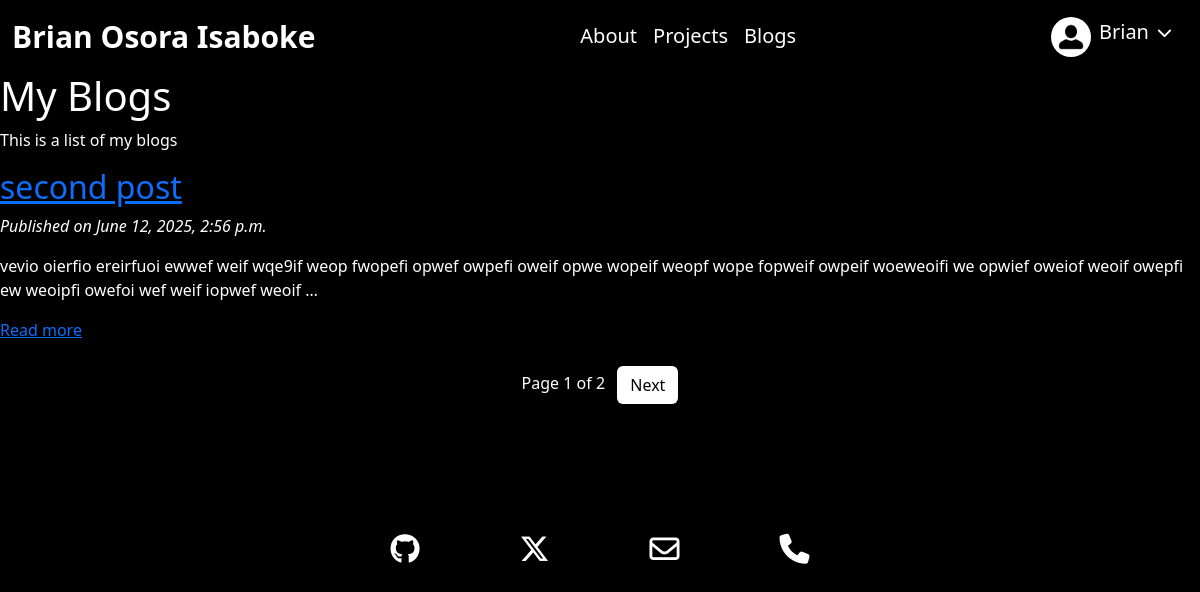
Page /blogs/ (signed in) on the committed database.
### blogs/models.py (models this page shows, shortened)
class Post(models.Model):
    class Status(models.TextChoices):
        DRAFT = 'DF', 'Draft'
        PUBLISHED = 'PB', 'Published'
    title = models.CharField(max_length=200)
    slug = models.SlugField(max_length=200, unique=True)
    author = models.ForeignKey(settings.AUTH_USER_MODEL, on_delete=models.CASCADE, related_name='blog_posts')
    content = models.TextField()
    status = models.CharField(max_length=2, choices=Status.choices, default=Status.DRAFT)
    published = models.DateTimeField(default=timezone.now)
    created_at = models.DateTimeField(auto_now_add=True)
    updated_at = models.DateTimeField(auto_now=True)
    def get_absolute_url(self):
        return reverse(
            'blogs:post_detail',
            args=[
                self.published.year,
                self.published.month,
                self.published.day,
                self.slug
            ]
        )
    class Meta:
        ordering = ['-published']
        indexes = [models.Index(fields=['-published'])]

### blogs/views.py (the view)
# urls.py: path('', views.post_list, name='post_list'),
def post_list(request):
    posts = Post.objects.filter(status=Post.Status.PUBLISHED)
    paginator = Paginator(posts, 1)
    page_number = request.GET.get('page', 1)
    try:
        posts = paginator.page(page_number)
    except PageNotAnInteger:
        posts = paginator.page(1)
    except EmptyPage:
        posts = paginator.page(paginator.num_pages)
    return render(
        request,
        'blogs/list.html',
        {'posts': posts}
    )

### blogs/templates/blogs/list.html (shortened to what this page needs)
{% extends 'base.html' %}
{% block content %}
<h1>My Blogs</h1>
<p>This is a list of my blogs</p>
{% for post in posts %}
    <h2><a href="{{post.get_absolute_url}}">{{post.title}}</a></h2>
    <em>Published on {{post.published}}</em>
    <p>{{post.content|truncatewords:30|linebreaks}}</p>
    <p><a href="{{post.get_absolute_url}}">Read more</a></p>
{% endfor %}
<div style="text-align: center;">
    {% include 'projects/includes/pagination.html' with page=posts %}
</div>
{% endblock %}

### accounts/templates/base.html (shortened to what this page needs)
{% load static %}
<!DOCTYPE html>
<html lang="en-us">
<head>
    <link href="{% static 'css/index.css' %}" rel="stylesheet" type="text/css" />
    <link href="https://cdn.jsdelivr.net/npm/bootstrap@5.3.3/dist/css/bootstrap.min.css" rel="stylesheet">
</head>
<body class="bg-black text-white">
    <nav class="navbar navbar-expand-lg">
      <div class="container-fluid">
      <strong><a href="{% url "home" %}" id="my-name" class="navbar-brand">Brian Osora Isaboke</a></strong>
      <div class="collapse navbar-collapse" id="navbarSupportedContent">
          {% if request.user.is_authenticated %}
            <ul class="navbar-nav mx-auto">
              <li class="nav-item"><a href="{% url "about:education" %}" class="nav-link text-white fs-5">About</a></li>
              <li class="nav-item"><a href="{% url "projects" %}" class="nav-link text-white fs-5">Projects</a></li>
              <li class="nav-item"><a href="{% url "blogs:post_list" %}" class="nav-link text-white fs-5">Blogs</a></li>
            </ul>
              <ul class="navbar-nav">
                <li class="nav-item dropdown mt-2">
                  <button class="dropdown text-white d-flex text-decoration-none bg-transparent border-0" data-bs-toggle="dropdown" aria-expanded="false">
                    {% if request.user.profile.photo %}
                      <img src={{request.user.profile.photo.url}} alt="{{request.user.profile.user}}" height="40" width="40" style="border-radius:50%; object-fit: contain"/>
                    {% else %}
                      <img src="{% static "images/avatar.png"%}" alt="avatar" height="40" width="40" style="border-radius:50%"/>
                    {% endif %}
                    <p class="ms-2 fs-5">{{request.user.username}}</p>
                    <i class="fa-solid fa-chevron-down mt-2" style="color: #ffffff;font-size:15px;margin-left:8px;margin-right:10px"></i>
                  </button>
                </li>
              </ul>
            {% else %}
              <ul class="navbar-nav ms-auto">
                <a href="{% url "login" %}" class="nav-link text-white mt-2 nav-text fs-6">Log In</a>
                <a href="{% url "user_registration" %}" class="nav-link text-white mt-2 fs-6">Sign Up</a>
              </ul>
          {% endif %}
      </div>
      </div>
    </nav>
    {% block content %}
    {% endblock %}
    <footer>
      <div id="socials">
        <a href="https://github.com/Osorabrian" title="Github">
          <i class="fa-brands fa-github" style="color: #ffffff;"></i>
        </a>
        <a href="https://x.com/BryanOsora" title="X">
          <i class="fa-brands fa-x-twitter" style="color: #ffffff;"></i>
        </a>
        <a href="mailto:osorabrian@gmail.com" title="Email">
          <i class="fa-regular fa-envelope" style="color: #ffffff;"></i>
        </a>
        <a href="tel:+6692356809" title="Phone">
          <i class="fa-solid fa-phone" style="color: #ffffff;"></i>
        </a>
      </div>
    </footer>
  </body>
</html>

### accounts/static/css/index.css (style rules this page uses)
body { margin: 20px; background-color: black; color: white; }
#my-name { text-decoration: none; color: white; font-size: 30px; }
nav { display: flex; justify-content: center; width: 100%; }
#socials { display: flex; justify-content: center; margin-top: 130px; }
i { font-size: 30px; margin-inline: 50px; }

### rows in the picture
Post: title "second post", published "June 12, 2025, 2:56 p.m.", content "vevio oierfio ereirfuoi ewwef weif wqe9if weop fwopefi opwef owpefi oweif opwe wopeif weopf wope fopweif owpeif woeweoifi we opwief oweiof weoif owepfi ew weoipfi owefoi wef weif iopwef weoif …"

### other values in the picture
{{ request.user.username }} "Brian"
{{ page.number }} "1"
{{ page.paginator.num_pages }} "2"
